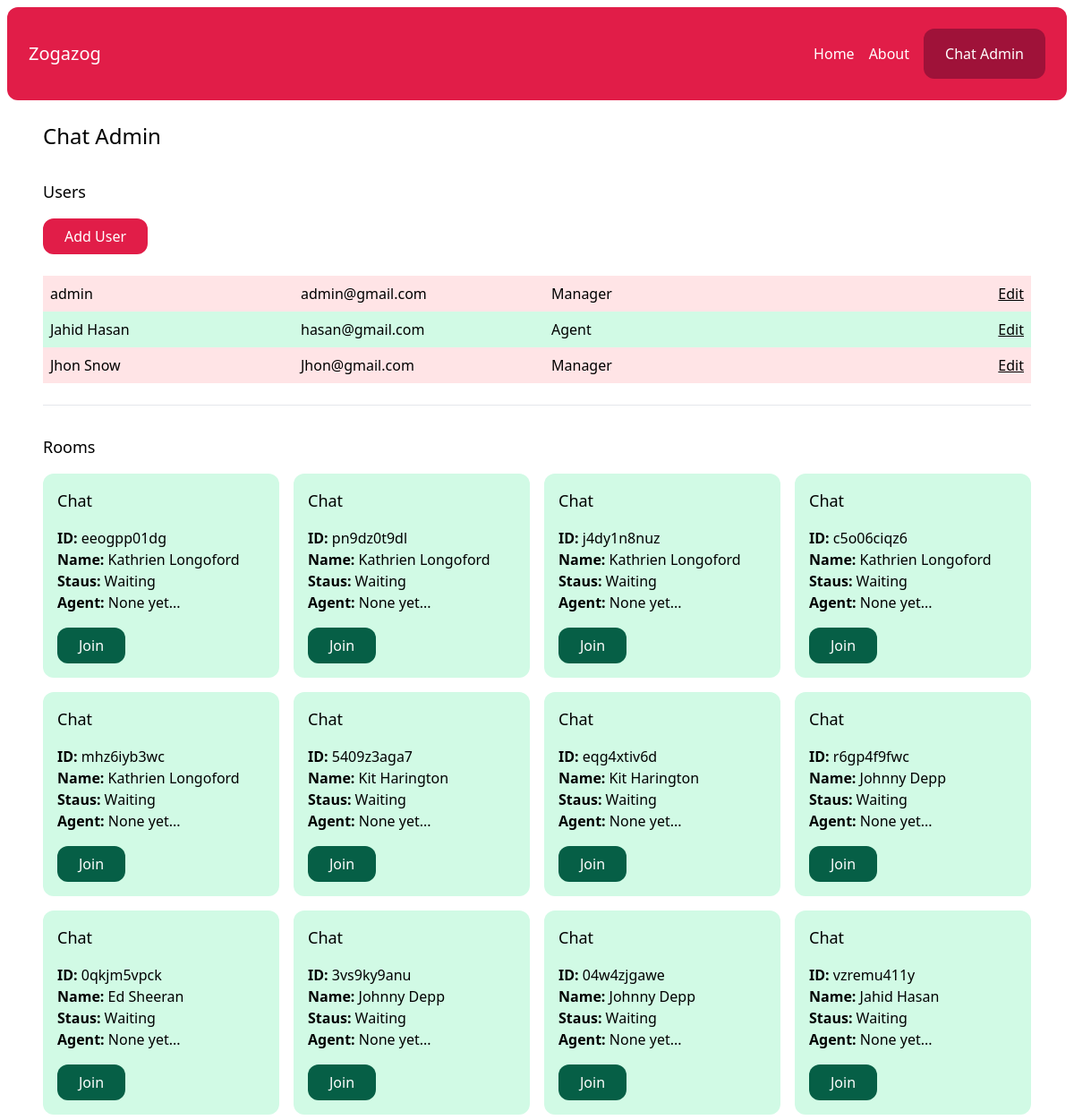
Page /chat-admin/ (signed in, upper part) on the earlier database version.
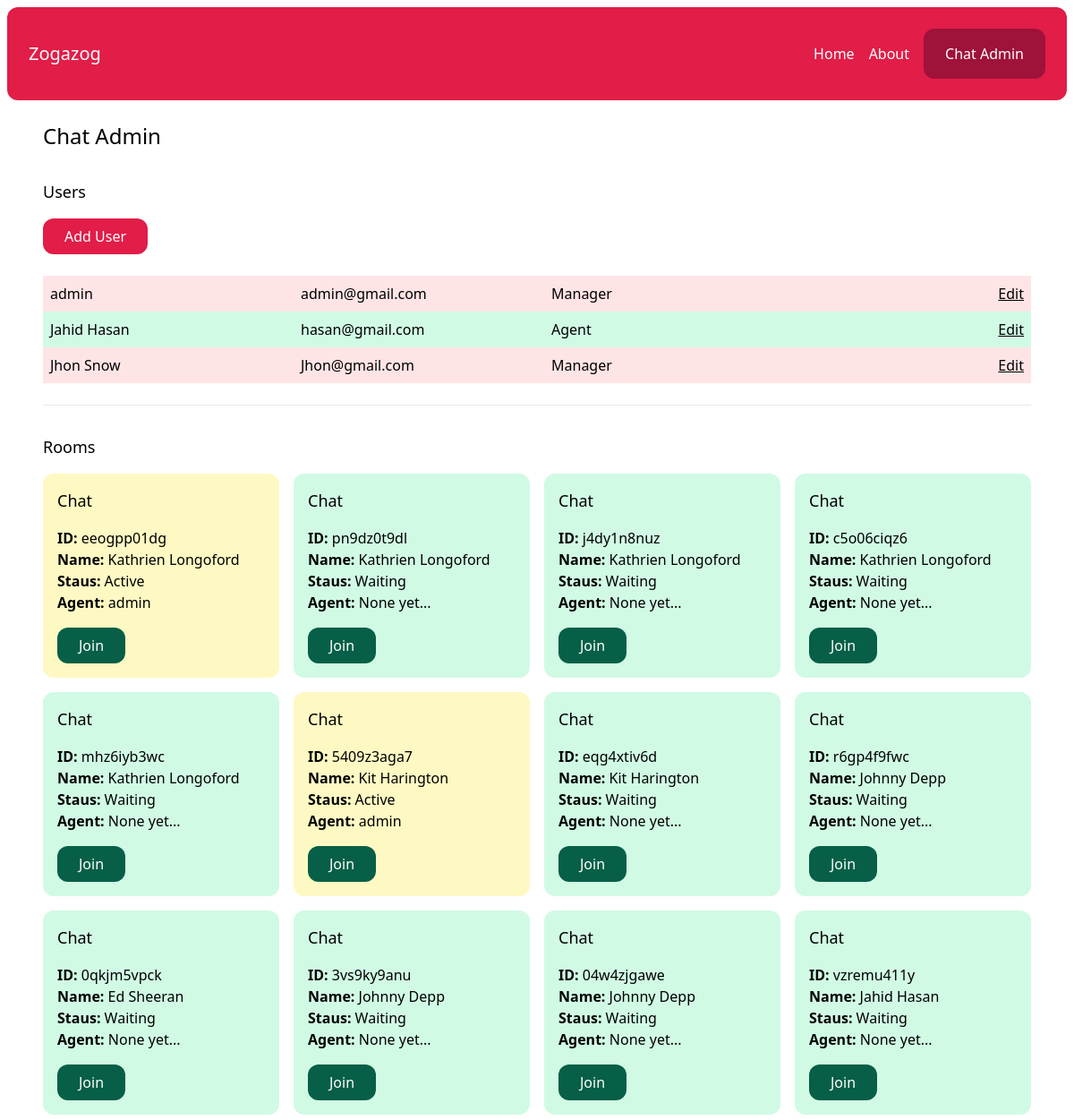
Same page on the later database version.
### account/models.py (models this page shows)
class User(AbstractBaseUser, PermissionsMixin):
    AGENT = 'agent'
    MANAGER = 'manager'
    ROLES_CHOICES = (
        (AGENT, 'Agent'),
        (MANAGER, 'Manager'),
    )
    id = models.UUIDField(primary_key=True, default=uuid.uuid4, editable=False)
    email = models.EmailField(unique=True)
    name = models.CharField(max_length=255, blank=True, default='')
    role = models.CharField(max_length=20, choices=ROLES_CHOICES, default=AGENT)
    is_active = models.BooleanField(default=True)
    is_superuser = models.BooleanField(default=False)
    is_staff = models.BooleanField(default=False)
    date_joined = models.DateTimeField(default=timezone.now)
    last_login = models.DateTimeField(blank=True, null=True)
    objects = CustomUserManager()
    USERNAME_FIELD = 'email'
    EMAIL_FIELD = 'email'
    REQUIRED_FIELDS = ['name']

### chat/models.py (models this page shows, shortened)
class Room(models.Model):
    WAITING = 'waiting'
    ACTIVE = 'active'
    CLOSED = 'closed'
    CHOICES_STATUS = (
        (WAITING, 'Waiting'),
        (ACTIVE, 'Active'),
        (CLOSED, 'Closed'),
    )
    uuid = models.CharField(_("UUID"), max_length=255)
    client = models.CharField(_("Client"), max_length=255)
    agent = models.ForeignKey(User, related_name='rooms',blank=True,null=True, on_delete=models.SET_NULL)
    messages = models.ManyToManyField(Message, blank=True)
    url = models.CharField(_("URL"), max_length=255,blank=True,null=True)
    status = models.CharField(_("STATUS"), max_length=20,choices=CHOICES_STATUS,default=WAITING)
    created_at = models.DateTimeField(_("Created At"), auto_now=False, auto_now_add=True)
    class Meta:
        ordering = ('-created_at',)

### chat/views.py (the view)
# urls.py: path('chat-admin/', views.admin, name="chat-admin"),
@login_required
def admin(request):
    rooms = Room.objects.all()
    users = User.objects.filter(is_staff=True)
    return render(request, 'chat/admin.html', {'rooms': rooms, 'users':users})

### chat/templates/chat/admin.html
{% extends "core/base.html" %}
{% load static %}
{% block content %}
    <h1 class="text-2xl">Chat Admin</h1>
    {% if perms.user.add_user %}
        <div class="mt-8">
            <h2 class="mb-4 text-lg">Users</h2>
            <a href="#" class="inline-block py-2 px-6 bg-rose-600 text-white rounded-xl">Add User</a>
            <div class="mt-6 ">
                {% for user in users %}
                    <div class="grid grid-cols-4 gap-4 py-2 {% cycle 'bg-rose-100' 'bg-emerald-100' %}">
                        <p class="px-2">
                            {{user.name}}
                        </p>
                        <p class="px-2">{{user.email}}</p>
                        <p class="px-2">{{user.get_role_display}}</p>
                        <p class="px-2 text-right">
                            <a href="#" class="underline">Edit</a>
                        </p>
                    </div>
                {% endfor %}
            </div>
        </div>
    {% endif %}
    <hr class="my-6">
    <div class="mt-8">
        <h2 class="mb-4 text-lg">Rooms</h2>
        {% include "chat/partials/room_list.html" %}
    </div>
{% endblock content %}

### core/templates/core/base.html (shortened to what this page needs)
{% load static %}
<!doctype html>
<html>
    <head>
        <link rel="stylesheet" type="text/css" href="{% static 'css/main.min.css' %}">
    </head>
    <body>
        <div class="p-2">
            <nav class="p-6 bg-rose-600 text-white flex justify-between items-center rounded-xl">
                <a href="{% url 'core:index' %}" class="text-xl">Zogazog</a>
                <div class="flex items-center space-x-4">
                    <a href="{% url 'core:index' %}">Home</a>
                    <a href="{% url 'core:about' %}">About</a>
                    {% if request.user.is_authenticated %}
                        <a href="{% url "chat:chat-admin" %}" class="inline-block py-4 px-6 bg-rose-800 rounded-xl">Chat Admin</a>
                    {% endif %}
                </div>
            </nav>
            <main class="max-w-6xl mx-auto p-6">
                {% block content %}
                {% endblock %}
            </main>
        </div>
    </body>
</html>

### chat/templates/chat/partials/room_list.html
<div class="grid grid-cols-4 gap-4">
    {% for room in rooms %}
        <div class="p-4 rounded-xl {% if room.status == 'waiting' %}bg-emerald-100 {% elif room.status == 'active' %} bg-yellow-100 {% else %} bg-gray-100 {% endif %}">
            <h3 class="mb-4 text-lg">Chat</h3>
            <p>
                <b>ID: </b>{{room.uuid}} <br>
                <b>Name: </b> {{room.client}}<br>
                <b>Staus: </b> {{room.get_status_display}}<br>
                <b>Agent: </b> {% firstof room.agent.name  'None yet...' %}
            </p>
            <a href="{% url "chat:chat-room" room.uuid %}" class="mt-4 inline-block py-2 px-6 bg-emerald-800 text-white rounded-xl">Join</a>
        </div>
    {% endfor %}
</div>

Differences in the rows shown:
changed Room "eeogpp01dg": status "Waiting" → "Active"; agent.name "None yet..." → "admin"
changed Room "5409z3aga7": status "Waiting" → "Active"; agent.name "None yet..." → "admin"
